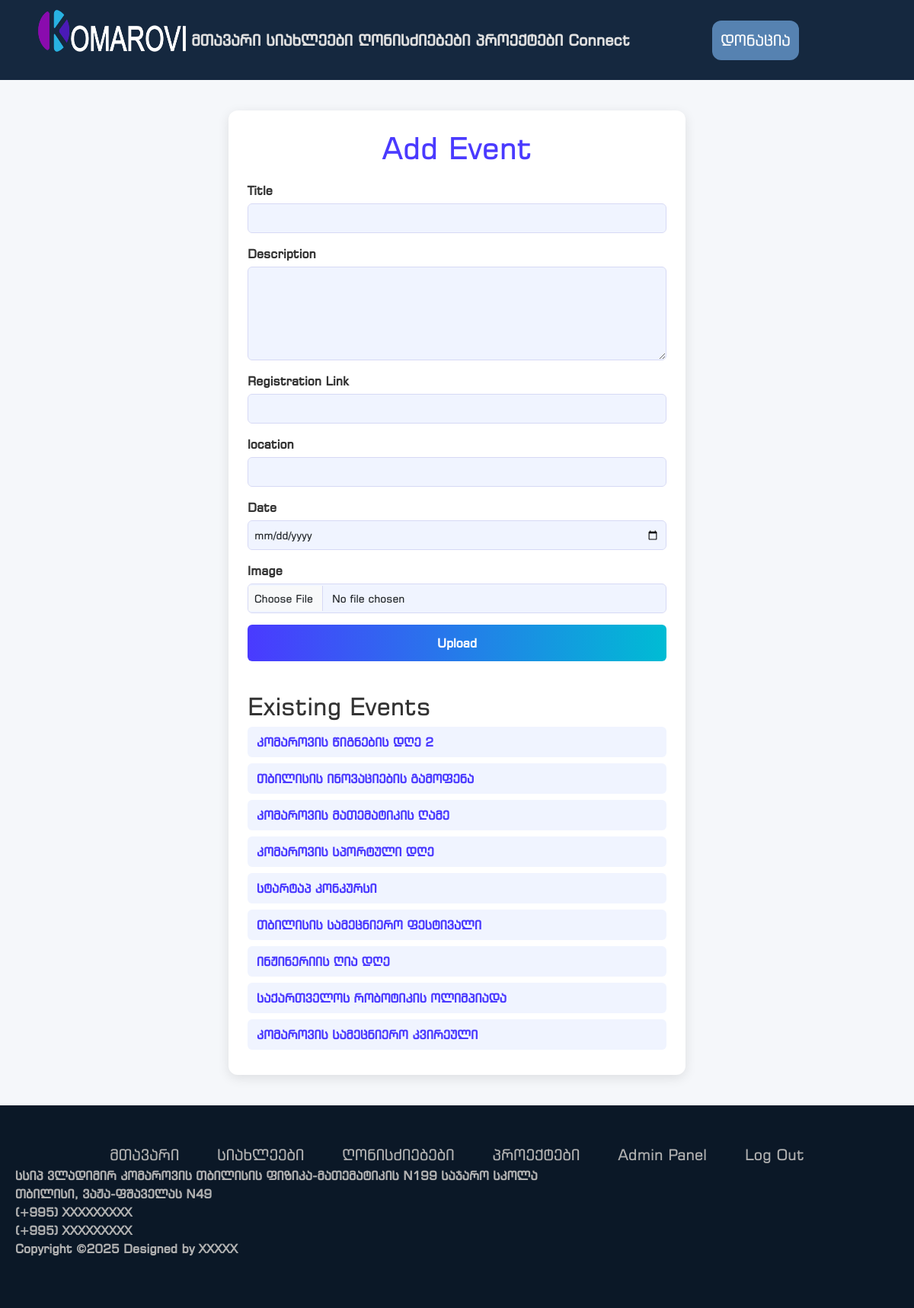
Page /adminpanel/events (signed in) on the committed database.
### models.py (models this page shows, shortened)
class Events(db.Model):
    id = db.Column(db.Integer, primary_key=True)
    title = db.Column(db.String(500), nullable=False)
    description = db.Column(db.Text)
    registration_link = db.Column(db.String(500))
    location = db.Column(db.String(500))
    image = db.Column(db.String(200))
    event_date = db.Column(db.DateTime)
    date_added = db.Column(db.DateTime, default=datetime.utcnow)

### routes.py (the view, shortened to what this page needs)
@app.route("/adminpanel/events", methods=['GET', 'POST'])
@login_required
def add_events():
    form = NewEvent()
    allEvents = Events.query.order_by(Events.date_added.desc())
    return render_template('add_events.html', form=form, events=allEvents)

### forms.py
class NewEvent(FlaskForm):
    title = StringField('Title', validators=[DataRequired(), Length(min=1, max=500)])
    description = StringField('Description', validators=[DataRequired()], widget=TextArea())
    registration_link = StringField("Registration Link", validators=[DataRequired()])
    location = StringField('location', validators=[DataRequired(), Length(min=1, max=500)])
    image = FileField('Image', validators=[FileAllowed(['jpg', 'jpeg', 'png', 'gif'], 'Images only!')])
    event_date = DateField('Date', format='%Y-%m-%d', validators=[DataRequired()])
    submit = SubmitField('Upload')

### models.py (called while the page is built)
@login_manager.user_loader
def load_user(user_id):
    return User.query.get(user_id)

### templates/add_events.html (shortened to what this page needs)
{% extends "base.html" %} {% block head %}
<link
  rel="stylesheet"
  href="{{ url_for('static', filename='css/add_events.css') }}"
/>
{% endblock %} {% block content %}
<div class="form-container">
  <h1>Add Event</h1>
  <form method="POST" action="" enctype="multipart/form-data">
    <div class="form-group">
      <label>{{ form.title.label }}</label>
      {{ form.title(class="form-control") }}
    </div>
    <div class="form-group">
      <label>{{ form.description.label }}</label>
      {{ form.description(class="form-control", rows="5") }}
    </div>
    <div class="form-group">
      <label>{{ form.registration_link.label }}</label>
      {{ form.registration_link(class="form-control") }}
    </div>
    <div class="form-group">
      <label>{{ form.location.label }}</label>
      {{ form.location(class="form-control") }}
    </div>
    <div class="form-group">
      <label>{{ form.event_date.label }}</label>
      {{ form.event_date(class="form-control") }}
    </div>
    <div class="form-group">
      <label>{{ form.image.label }}</label>
      {{ form.image(class="form-control") }}
    </div>
    {{ form.submit(class="btn-submit") }}
  </form>
  <div class="events-list">
    <h2>Existing Events</h2>
    {% for event in events %}
    <a href="{{ url_for('update_event', id=event.id) }}">{{ event.title }}</a>
    {% endfor %}
  </div>
</div>
{% endblock %}

### static/css/main.css (style rules this page uses)
html, body { margin: 0; height: 100%; padding: 0; display: flex; flex-direction: column; overflow-x: hidden; background-color: rgb(251, 251, 252); font-family: "AlkSanet", "BpgExsqMtavruli", "BpgIngiriArial", Arial, Helvetica, sans-serif; }

### static/css/footer.css (style rules this page uses)
a { text-decoration: none; }

### static/css/add_events.css (style rules this page uses)
body { background-color: #f5f7fa; color: #333; }
.form-container { max-width: 600px; margin: 40px auto; padding: 25px; background-color: #ffffff; border-radius: 12px; box-shadow: 0px 4px 15px rgba(0, 0, 0, 0.1); }
.form-container h1 { text-align: center; color: #4a3aff; margin-bottom: 20px; }
.form-group { margin-bottom: 15px; }
.form-group label { display: block; margin-bottom: 5px; font-weight: bold; }
.form-group input, .form-group textarea { width: 100%; padding: 8px; border-radius: 6px; border: 1px solid #d6d9f5; background-color: #f0f4ff; font-size: 14px; }
.form-group textarea { min-height: 80px; resize: vertical; }
.btn-submit { width: 100%; padding: 12px 0; background: linear-gradient(90deg, #4a3aff, #00bcd4); color: white; border: none; font-weight: bold; border-radius: 6px; cursor: pointer; transition: 0.3s ease; }
.events-list { margin-top: 40px; }
.events-list a { display: block; padding: 8px 12px; margin-bottom: 8px; background-color: #f0f4ff; border-radius: 6px; color: #4a3aff; text-decoration: none; font-weight: bold; transition: 0.3s ease; }

### rows in the picture
Events: title "კომაროვის წიგნების დღე 2"
Events: title "თბილისის ინოვაციების გამოფენა"
Events: title "კომაროვის მათემატიკის ღამე"
Events: title "კომაროვის სპორტული დღე"
Events: title "სტარტაპ კონკურსი"
Events: title "თბილისის სამეცნიერო ფესტივალი"
Events: title "ინჟინერიის ღია დღე"
Events: title "საქართველოს რობოტიკის ოლიმპიადა"
Events: title "კომაროვის სამეცნიერო კვირეული"
